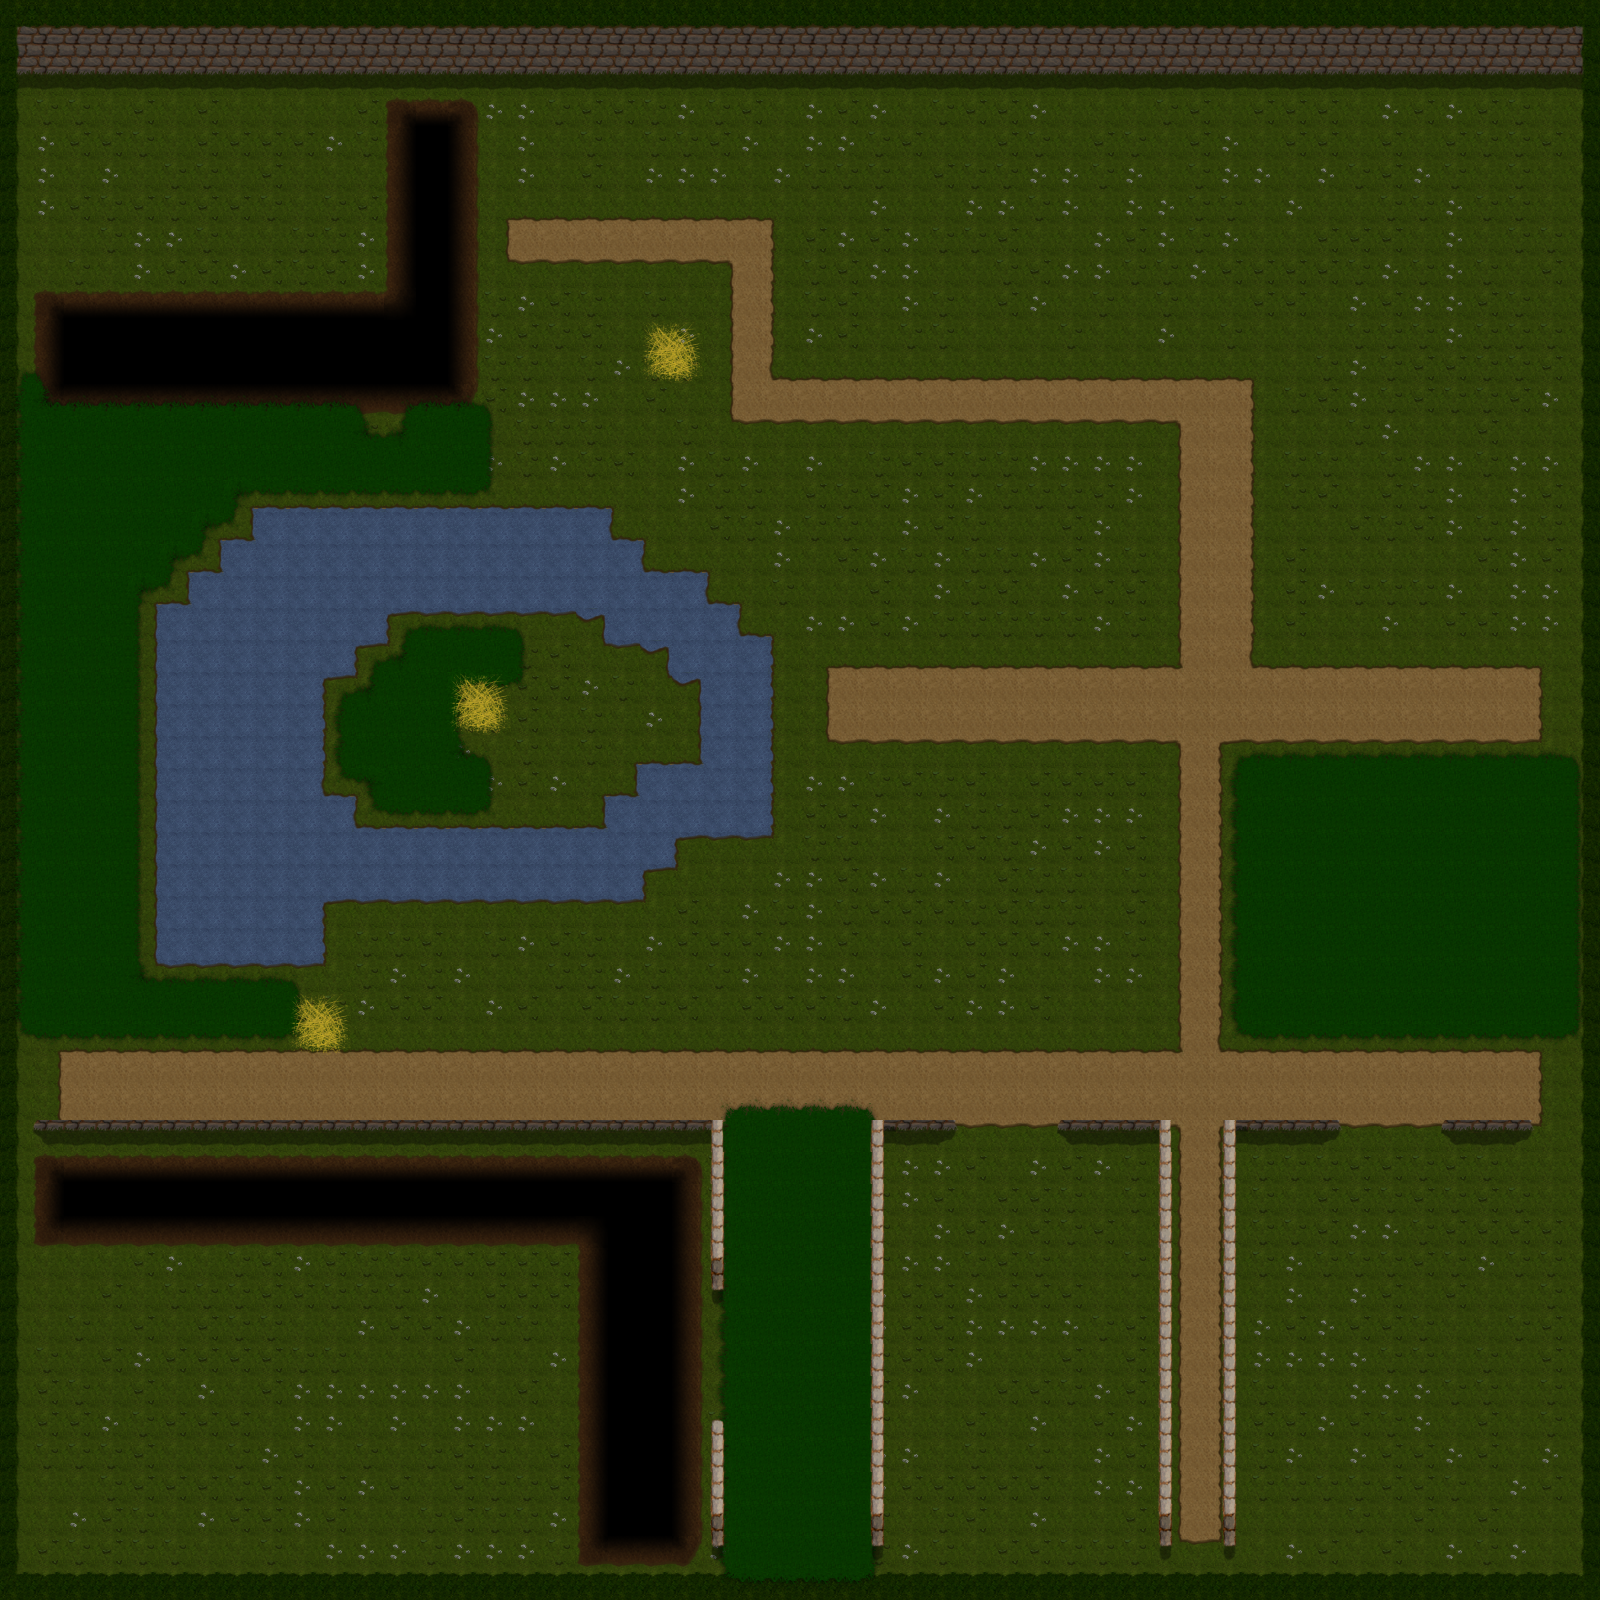

The image is a tile-based game level rendered from a .tmx file. Its description and source (layers, tilesets, objects; grid data summarised) follow:
An orthogonal 50x50 tile map with 32x32 px tiles, 3 tile layers (base1, base2, base3), 6 tilesets and 55 objects.

<map version="1.0" orientation="orthogonal" renderorder="right-down" width="50" height="50" tilewidth="32" tileheight="32" nextobjectid="280">
 <tileset firstgid="1" source="tiles/basetiles.tsx" />
 <tileset firstgid="257" source="tiles/items_medium.tsx" />
 <tileset firstgid="273" source="tiles/items_small.tsx" />
 <tileset firstgid="337" source="tiles/trees.tsx" />
 <tileset firstgid="341" source="tiles/bridge_horizontal.tsx" />
 <tileset firstgid="342" source="tiles/bridge_vertical.tsx" />
 <layer name="base1" width="50" height="50">
  <data>[2500 cells, 2500 non-empty, 55 distinct tile ids]</data>
 </layer>
 <layer name="base2" width="50" height="50">
  <data>[2500 cells, 2482 non-empty, 14 distinct tile ids]</data>
 </layer>
 <layer name="base3" width="50" height="50">
  <data>[2500 cells, 279 non-empty, 25 distinct tile ids]</data>
 </layer>
 <objectgroup name="Items">
  <object id="235" gid="301" x="1060" y="1377" />
  <object id="236" gid="301" x="1124" y="1313" />
  <object id="237" gid="257" x="992" y="960" />
  <object id="238" gid="258" x="672" y="992" />
  <object id="239" gid="257" x="992" y="1344" />
  <object id="240" gid="258" x="1024" y="1472" />
  <object id="241" gid="258" x="896" y="1440" />
  <object id="242" gid="258" x="1408" y="1312" />
  <object id="243" gid="258" x="1312" y="1504" />
  <object id="244" gid="257" x="1504" y="1440" />
  <object id="245" gid="257" x="1248" y="1344" />
  <object id="246" gid="257" x="480" y="1472" />
  <object id="247" gid="257" x="224" y="1408" />
  <object id="248" gid="257" x="128" y="1536" />
  <object id="249" gid="257" x="448" y="736" />
  <object id="250" gid="257" x="288" y="1056" />
  <object id="251" gid="257" x="640" y="384" />
  <object id="252" gid="273" x="608" y="192" />
  <object id="253" gid="273" x="544" y="320" />
  <object id="254" gid="273" x="576" y="448" />
  <object id="255" gid="273" x="1504" y="320" />
  <object id="256" gid="273" x="1280" y="352" />
  <object id="257" gid="273" x="1504" y="672" />
  <object id="258" gid="274" x="1344" y="864" />
  <object id="259" gid="274" x="1344" y="960" />
  <object id="260" gid="275" x="1088" y="1024" />
  <object id="261" gid="275" x="672" y="896" />
  <object id="262" gid="275" x="416" y="896" />
  <object id="263" gid="281" x="896" y="1216" />
  <object id="264" gid="281" x="128" y="1312" />
  <object id="265" gid="282" x="1504" y="1216" />
  <object id="266" gid="282" x="1312" y="1216" />
  <object id="267" gid="289" x="544" y="992" />
  <object id="268" gid="289" x="768" y="864" />
  <object id="269" gid="290" x="1120" y="640" />
  <object id="270" gid="291" x="1088" y="864" />
  <object id="271" gid="291" x="1120" y="928" />
  <object id="272" gid="293" x="1408" y="608" />
  <object id="273" gid="299" x="1472" y="896" />
  <object id="274" gid="300" x="1408" y="960" />
  <object id="275" gid="301" x="1408" y="992" />
  <object id="276" gid="301" x="1536" y="1024" />
 </objectgroup>
 <objectgroup name="Trees">
  <object id="172" gid="337" x="1440" y="224" />
  <object id="173" gid="337" x="1280" y="256" />
  <object id="174" gid="337" x="1184" y="224" />
  <object id="175" gid="337" x="992" y="256" />
  <object id="176" gid="337" x="800" y="288" />
  <object id="178" gid="337" x="1120" y="384" />
  <object id="179" gid="337" x="1344" y="512" />
  <object id="180" gid="337" x="1472" y="608" />
  <object id="181" gid="337" x="1216" y="640" />
  <object id="182" gid="337" x="800" y="608" />
  <object id="183" gid="337" x="864" y="896" />
 </objectgroup>
 <objectgroup name="Bridges">
  <object id="278" gid="342" x="192" y="448" />
  <object id="279" gid="341" x="544" y="1408" />
 </objectgroup>
</map>